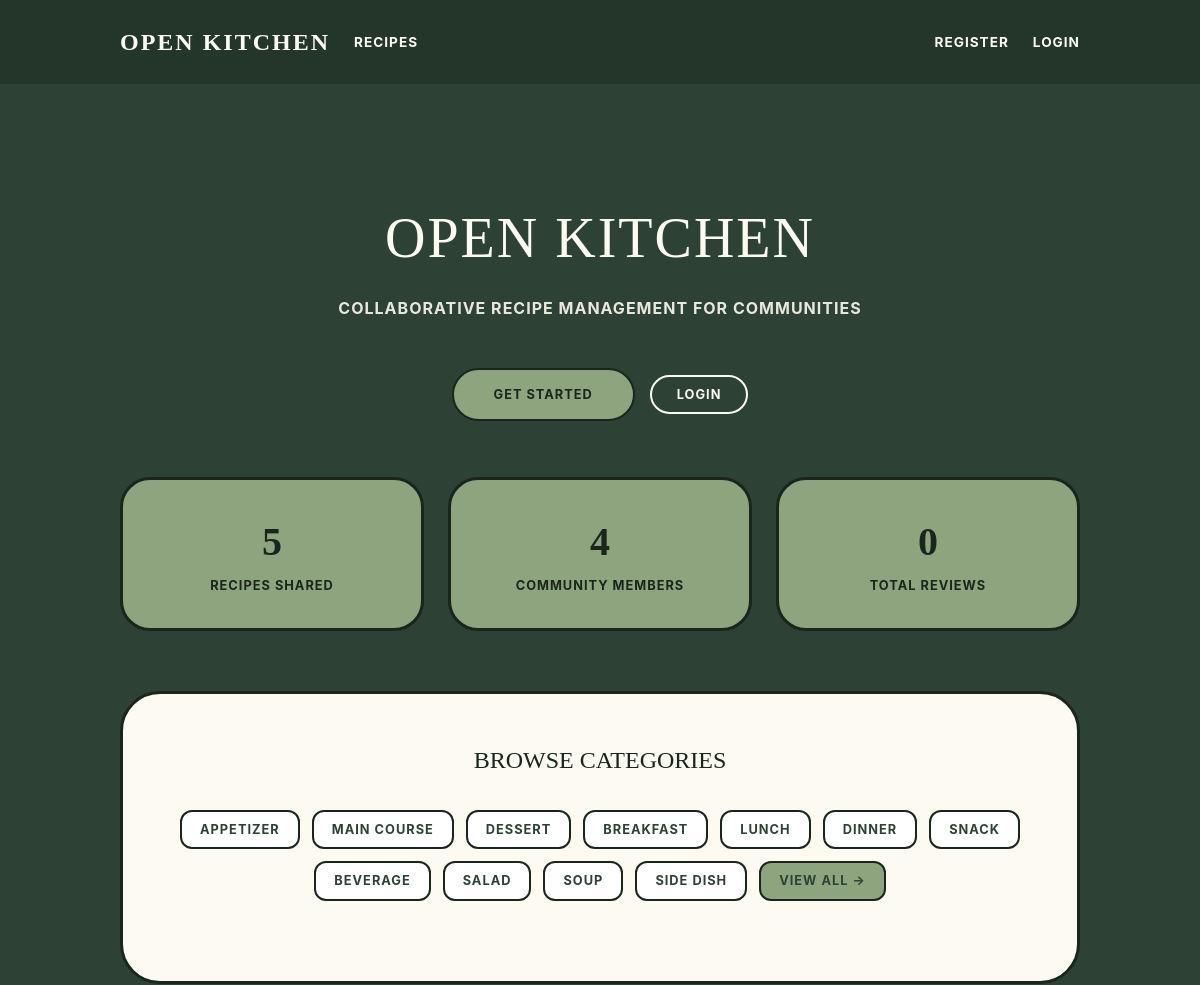
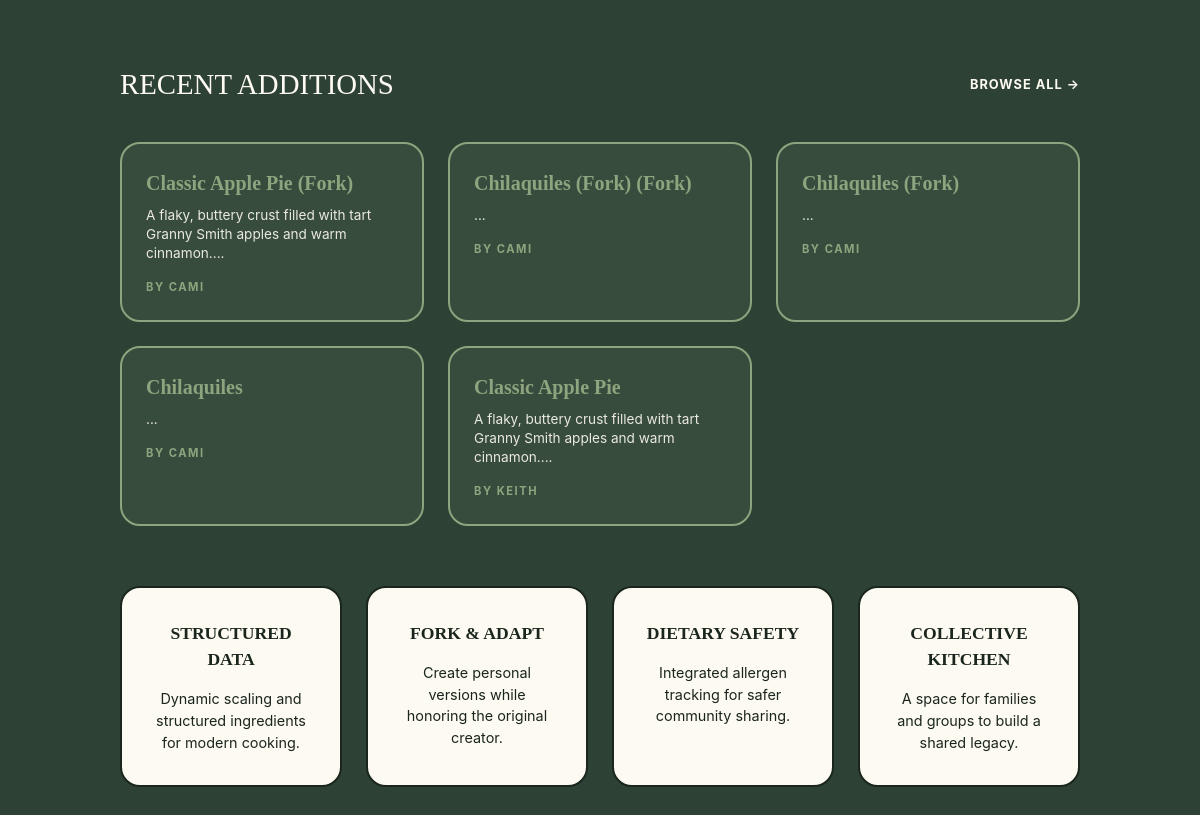
The page / on the database its author committed (2 pictures, top to bottom).
### tables this page shows
CREATE TABLE categories (
    id INTEGER PRIMARY KEY AUTOINCREMENT,
    name TEXT UNIQUE NOT NULL
);

CREATE TABLE recipes (
    id INTEGER PRIMARY KEY AUTOINCREMENT,
    title TEXT NOT NULL,
    description TEXT,
    template_type TEXT NOT NULL CHECK(template_type IN ('standard', 'quick_tip')),
    author_id INTEGER NOT NULL,
    base_servings INTEGER,
    prep_time_minutes INTEGER,
    cook_time_minutes INTEGER,
    parent_recipe_id INTEGER,
    is_public INTEGER DEFAULT 1,
    created_at DATETIME DEFAULT CURRENT_TIMESTAMP,
    updated_at DATETIME,
    FOREIGN KEY (author_id) REFERENCES users(id),
    FOREIGN KEY (parent_recipe_id) REFERENCES recipes(id)
);

### app/__init__.py (the view)
    @app.route('/')
    def index():
        from app.models import Recipe, Category
        from app.db import get_db
        recent_recipes = Recipe.get_recent(limit=6)
        db = get_db()
        stats = {
            'total_recipes': Recipe.get_stats()['total_recipes'],
            'total_users': db.execute('SELECT COUNT(*) FROM users').fetchone()[0],
            'total_reviews': db.execute('SELECT COUNT(*) FROM reviews').fetchone()[0],
        }
        categories = Category.get_all()[:6]
        return render_template('index.html',
                             recipes=recent_recipes,
                             stats=stats,
                             categories=categories)

### app/auth.py (called while the page is built)
@bp.before_app_request
def load_logged_in_user():
    user_id = session.get('user_id')
    if user_id is None:
        g.user = None
    else:
        g.user = User.get_by_id(user_id)

### app/db.py (called while the page is built)
def get_db():
    if 'db' not in g:
        g.db = sqlite3.connect(
            current_app.config['DATABASE'],
            detect_types=sqlite3.PARSE_DECLTYPES
        )
        g.db.row_factory = sqlite3.Row
        g.db.execute('PRAGMA foreign_keys = ON')
    return g.db

### app/models/lookup.py (called while the page is built)
    @staticmethod
    def get_all():
        db = get_db()
        return db.execute('SELECT * FROM categories ORDER BY name').fetchall()

### app/models/recipe.py (called while the page is built)
    @staticmethod
    def get_recent(limit=6):
        db = get_db()
        return db.execute(
            'SELECT r.*, u.username as author_name, '
            'AVG(rv.rating) as avg_rating, '
            'COUNT(DISTINCT rv.id) as review_count '
            'FROM recipes r '
            'JOIN users u ON r.author_id = u.id '
            'LEFT JOIN reviews rv ON r.id = rv.recipe_id '
            'WHERE r.is_public = 1 '
            'GROUP BY r.id '
            'ORDER BY r.created_at DESC LIMIT ?',
            (limit,)
        ).fetchall()

    @staticmethod
    def get_stats():
        db = get_db()
        return {
            'total_recipes': db.execute('SELECT COUNT(*) FROM recipes WHERE is_public = 1').fetchone()[0],
        }

### app/templates/index.html (shortened to what this page needs)
{% extends 'base.html' %}
{% block content %}
<section class="section has-text-centered" style="padding: 4rem 0;">
    <h1 class="hero-title">Open Kitchen</h1>
    <p class="hero-subtitle">Collaborative Recipe Management for Communities</p>
    <div class="buttons is-centered">
        {% if not g.user %}
            <a href="{{ url_for('auth.register') }}" class="btn-pill" style="padding: 15px 40px;">GET STARTED</a>
            <a href="{{ url_for('auth.login') }}" class="btn-pill" style="background-color: transparent; color: var(--cream); border-color: var(--cream); margin-left: 15px;">LOGIN</a>
        {% else %}
            <a href="{{ url_for('recipes.create') }}" class="btn-pill" style="padding: 15px 40px;">CREATE RECIPE</a>
            <a href="{{ url_for('dashboard.index') }}" class="btn-pill" style="background-color: transparent; color: var(--cream); border-color: var(--cream); margin-left: 15px;">MY KITCHEN</a>
        {% endif %}
    </div>
</section>
<div class="columns is-multiline mb-6">
    <div class="column is-4">
        <div class="stat-pill">
            <span class="stat-val">{{ stats.total_recipes }}</span>
            <span class="stat-name">Recipes Shared</span>
        </div>
    </div>
    <div class="column is-4">
        <div class="stat-pill">
            <span class="stat-val">{{ stats.total_users }}</span>
            <span class="stat-name">Community Members</span>
        </div>
    </div>
    <div class="column is-4">
        <div class="stat-pill">
            <span class="stat-val">{{ stats.total_reviews }}</span>
            <span class="stat-name">Total Reviews</span>
        </div>
    </div>
</div>
<div class="form-card" style="background-color: var(--cream); border: 3px solid var(--border-dark); border-radius: 40px; padding: 3rem; margin-bottom: 4rem;">
    <h2 style="font-family: 'Georgia', serif; text-transform: uppercase; text-align: center; margin-bottom: 2rem; font-size: 1.5rem;">Browse Categories</h2>
    <div class="category-list">
        {% set cats = [
            ('1', 'Appetizer'), ('2', 'Main Course'), ('3', 'Dessert'),
            ('4', 'Breakfast'), ('5', 'Lunch'), ('6', 'Dinner'),
            ('7', 'Snack'), ('8', 'Beverage'), ('9', 'Salad'),
            ('10', 'Soup'), ('11', 'Side Dish')
        ] %}
        {% for cid, cname in cats %}
            <a href="{{ url_for('recipes.index', category=cid) }}" class="category-pill">{{ cname }}</a>
        {% endfor %}
        <a href="{{ url_for('recipes.index') }}" class="category-pill" style="background-color: var(--pill-green);">VIEW ALL →</a>
    </div>
</div>
<div class="mb-6">
    <div class="level">
        <div class="level-left">
            <h2 style="font-family: 'Georgia', serif; text-transform: uppercase; color: var(--cream); font-size: 1.8rem;">Recent Additions</h2>
        </div>
        <div class="level-right">
            <a href="{{ url_for('recipes.index') }}" style="color: var(--cream); font-weight: bold; text-transform: uppercase; font-size: 0.8rem; letter-spacing: 1px;">Browse All →</a>
        </div>
    </div>
    <div class="columns is-multiline mt-4">
        {% for recipe in recipes %}
            <div class="column is-4">
                <a href="{{ url_for('recipes.view', id=recipe.id) }}" class="recipe-grid-card">
                    <h3 class="recipe-title">{{ recipe.title }}</h3>
                    <p class="recipe-description">{{ recipe.description[:80] }}...</p>
                    <div class="meta-label">BY {{ recipe.author_name|upper }}</div>
                </a>
            </div>
        {% endfor %}
    </div>
</div>
<div class="columns is-multiline">
    <div class="column is-3">
        <div class="feature-card">
            <h3 class="feature-title">Structured Data</h3>
            <p style="font-size: 0.9rem;">Dynamic scaling and structured ingredients for modern cooking.</p>
        </div>
    </div>
    <div class="column is-3">
        <div class="feature-card">
            <h3 class="feature-title">Fork & Adapt</h3>
            <p style="font-size: 0.9rem;">Create personal versions while honoring the original creator.</p>
        </div>
    </div>
    <div class="column is-3">
        <div class="feature-card">
            <h3 class="feature-title">Dietary Safety</h3>
            <p style="font-size: 0.9rem;">Integrated allergen tracking for safer community sharing.</p>
        </div>
    </div>
    <div class="column is-3">
        <div class="feature-card">
            <h3 class="feature-title">Collective Kitchen</h3>
            <p style="font-size: 0.9rem;">A space for families and groups to build a shared legacy.</p>
        </div>
    </div>
</div>
{% endblock %}

### app/templates/base.html (style rules this page uses)
:root { --forest-green: #2d4234; --pill-green: #8da47e; --cream: #fdfaf1; --border-dark: #1a261d; }
body { background-color: var(--forest-green); color: var(--border-dark); min-height: 100vh; }
a { color: inherit; text-decoration: none; transition: color 0.2s ease-in-out; }
.btn-pill { background-color: var(--pill-green); color: var(--border-dark); border: 2px solid var(--border-dark); border-radius: 50px; padding: 8px 25px; font-weight: bold; text-transform: uppercase; font-size: 0.8rem; letter-spacing: 1px; display: inline-block; transition: all 0.2s; cursor: pointer; }

### app/templates/index.html (style rules this page uses)
.hero-title { font-family: 'Georgia', serif; text-transform: uppercase; font-size: 3.5rem; color: var(--cream); letter-spacing: 2px; margin-bottom: 1rem; }
.hero-subtitle { color: var(--cream); font-weight: bold; text-transform: uppercase; letter-spacing: 1px; opacity: 0.9; margin-bottom: 3rem; }
.stat-pill { background-color: var(--pill-green); border: 3px solid var(--border-dark); border-radius: 30px; padding: 2rem; text-align: center; transition: transform 0.2s; }
.stat-val { display: block; font-family: 'Georgia', serif; font-size: 2.5rem; font-weight: bold; color: var(--border-dark); }
.stat-name { text-transform: uppercase; font-weight: bold; font-size: 0.8rem; letter-spacing: 1px; }
.category-list { display: flex; flex-wrap: wrap; justify-content: center; gap: 12px; margin: 2rem 0; }
.category-pill { background-color: white; border: 2px solid var(--border-dark); border-radius: 12px; padding: 8px 18px; color: var(--forest-green) !important; font-weight: bold; font-size: 0.8rem; text-transform: uppercase; letter-spacing: 1px; transition: all 0.2s; }
.recipe-grid-card { display: block; background-color: rgba(255, 255, 255, 0.05); border: 2px solid var(--pill-green); border-radius: 20px; padding: 1.5rem; height: 100%; transition: all 0.3s ease; text-decoration: none !important; }
.recipe-title { font-family: 'Georgia', serif; color: var(--pill-green) !important; font-weight: bold; font-size: 1.25rem; margin-bottom: 0.5rem; }
.recipe-description { color: var(--cream); font-size: 0.85rem; line-height: 1.4; opacity: 0.9; }
.meta-label { margin-top: 1rem; font-size: 0.7rem; font-weight: bold; letter-spacing: 1.5px; color: var(--pill-green); text-transform: uppercase; }
.feature-card { background-color: var(--cream); border: 2px solid var(--border-dark); border-radius: 20px; padding: 2rem; height: 100%; text-align: center; }
.feature-title { font-family: 'Georgia', serif; text-transform: uppercase; font-weight: bold; margin-bottom: 1rem; font-size: 1.1rem; }

### rows shown on the page
categories: name "APPETIZER"
categories: name "MAIN COURSE"
categories: name "DESSERT"
categories: name "BREAKFAST"
categories: name "LUNCH"
categories: name "DINNER"
categories: name "SNACK"
categories: name "BEVERAGE"
categories: name "SALAD"
categories: name "SOUP"
categories: name "SIDE DISH"
recipes: title "Classic Apple Pie (Fork)", description "A flaky, buttery crust filled with tart Granny Smith apples and warm cinnamon.", author_name "CAMI"
recipes: title "Chilaquiles (Fork) (Fork)", author_name "CAMI"
recipes: title "Chilaquiles (Fork)", author_name "CAMI"
recipes: title "Chilaquiles", author_name "CAMI"
recipes: title "Classic Apple Pie", description "A flaky, buttery crust filled with tart Granny Smith apples and warm cinnamon.", author_name "KEITH"

### other values the page prints
{{ stats.total_recipes }} "5"
{{ stats.total_users }} "4"
{{ stats.total_reviews }} "0"
